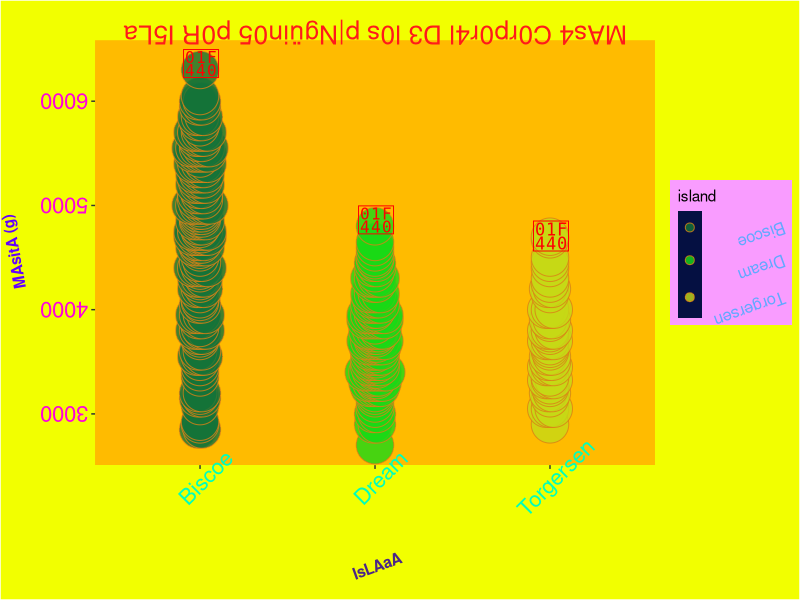

Recreate this plot in R.
# cargar paquetes necesarios
library(tidyverse)
library(palmerpenguins)

pinguinos<- penguins
pinguinos <- drop_na(penguins)

#codigo
ggplot(pinguinos, aes(x = island, y = body_mass_g, fill = island))+
  geom_dotplot(
    binaxis = "y",
    stackdir = "center", # apila los puntos al centro
    dotsize = 30, # tamaño de los puntos
    stackratio = 0.1, # espacio entre los puntos
    color = "#D98116",
    binwidth = 12, #ancho de los intervalos
    alpha = 0.8
  ) +
  scale_fill_manual(
    values = c(
      "Biscoe" = "#147339",
      "Dream" = "#19D916",
      "Torgersen" = "#C5D916")
  ) +
  labs(
    title = "MAs4 C0rp0r4l D3 l0s p|Ngüin05 p0R I5La",
    x = "IsLAaA", y = "MAsitA (g)"
 )+
  theme(
    plot.title = element_text(
      hjust = 0.5,    # alineacion horizontal
      size = 19,
      angle = 180,
      colour = "#FF1A1A",
      vjust = 3),  # alineacion vertical
    
    #titulo del eje x
    axis.title.x = element_text(
      angle = 20, colour = "#4B2687", face = "bold"),
    
    # titulo del eje y
    axis.title.y = element_text(
      angle = 100, colour = "#6200FF", face = "bold"),
    
    # texto del eje y
    axis.text.y = element_text(
      color = "#FF00DD", angle = 180, size = 16
    ),
    # texto del eje x
    axis.text.x = element_text(
      color = "#00FFBB", size = 16, angle = 45
    ),
    # color del fondo
    plot.background = element_rect(
      fill = "#F2FF00"), 
    
    # color del panel
    panel.background = element_rect(
      fill = "#FFBB00"), 
    panel.grid = element_blank(),
    
    legend.background = element_rect(
      fill = "#F99CFF" ),
    legend.key = element_rect(
      fill = "#051042"),
    legend.text = element_text(
      colour = "#61A8FF", angle = 200, size = 12)
    ) +
  # "texto" encima
  annotate(
    "text",
    x = 3, y = 4750,
    label = "👀️",
    colour = "red",
    size = 9
  )+
  annotate(
    "text",
    x = 2, y = 4900,
    label = "👀️",
    colour = "red",
    size = 8.5
    )+
  annotate(
    "text",
    x = 1, y = 6400,
    label = "👀️",
    colour = "red",
    size = 8.5)
